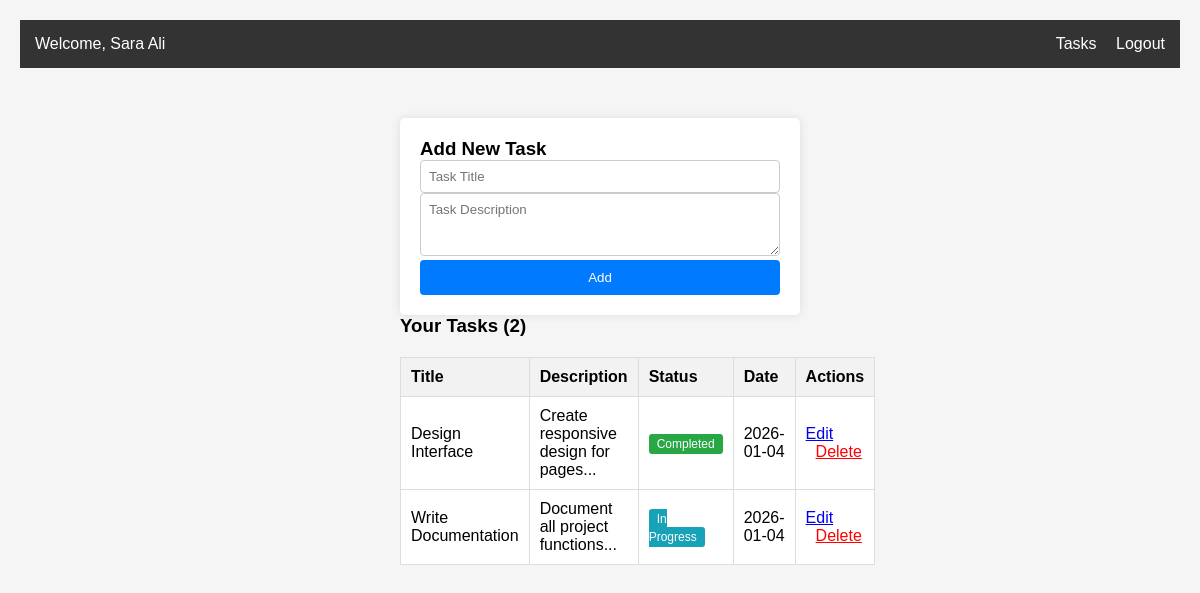
The app's page /dashboard.php (signed in) with its own data.
### tables this page shows
CREATE TABLE `tasks` (
  `id` int(11) NOT NULL,
  `user_id` int(11) NOT NULL,
  `title` varchar(200) NOT NULL,
  `description` text DEFAULT NULL,
  `status` enum('pending','in_progress','completed') DEFAULT 'pending',
  `created_at` timestamp NOT NULL DEFAULT current_timestamp()
);

### dashboard.php (the view, shortened to what this page needs)
<?php
require 'config.php';
$user_id = $_SESSION['user_id'];
$user_name = $_SESSION['user_name'];
$stmt = $conn->prepare("SELECT * FROM tasks WHERE user_id = ? ORDER BY created_at DESC");
$stmt->execute([$user_id]);
$tasks = $stmt->fetchAll();
$edit_task = null;
?>
<!DOCTYPE html>
<html>
<head>
    <link rel="stylesheet" href="style.css">
</head>
<body>
    <div class="navbar">
        <div>Welcome, <?php echo $user_name; ?></div>
        <div>
            <a href="dashboard.php">Tasks</a>
            <a href="logout.php">Logout</a>
        </div>
    </div>
    <div class="container">
        <div class="form-box">
            <h3><?php echo $edit_task ? 'Edit Task' : 'Add New Task'; ?></h3>
            <form method="POST">
                <input type="text" name="title" placeholder="Task Title"
                       value="<?php echo $edit_task ? $edit_task['title'] : ''; ?>" required>
                <textarea name="description" rows="3" placeholder="Task Description"><?php echo $edit_task ? $edit_task['description'] : ''; ?></textarea>
                <button type="submit" name="<?php echo $edit_task ? 'update' : 'add'; ?>">
                    <?php echo $edit_task ? 'Update' : 'Add'; ?>
                </button>
            </form>
        </div>
        <h3>Your Tasks (<?php echo count($tasks); ?>)</h3>
        <?php if(empty($tasks)): ?>
            <p>No tasks yet</p>
        <?php else: ?>
            <table class="table">
                <tr>
                    <th>Title</th>
                    <th>Description</th>
                    <th>Status</th>
                    <th>Date</th>
                    <th>Actions</th>
                </tr>
                <?php foreach($tasks as $task): ?>
                <tr>
                    <td><?php echo $task['title']; ?></td>
                    <td><?php echo substr($task['description'], 0, 50); ?>...</td>
                    <td>
                        <span class="status <?php echo $task['status']; ?>">
                            <?php
                            if($task['status'] == 'pending') echo 'Pending';
                            elseif($task['status'] == 'in_progress') echo 'In Progress';
                            else echo 'Completed';
                            ?>
                        </span>
                    </td>
                    <td><?php echo date('Y-m-d', strtotime($task['created_at'])); ?></td>
                    <td>
                        <a href="?edit=<?php echo $task['id']; ?>">Edit</a>
                        <a href="?delete=<?php echo $task['id']; ?>" onclick="return confirm('Delete task?')" style="color:red; margin-left:10px;">Delete</a>
                    </td>
                </tr>
                <?php endforeach; ?>
            </table>
        <?php endif; ?>
    </div>
</body>
</html>

### style.css (style rules this page uses)
* { margin: 0; padding: 0; box-sizing: border-box; font-family: Arial; }
body { background: #f5f5f5; padding: 20px; }
.container { max-width: 400px; margin: 50px auto; }
.form-box { background: white; padding: 20px; border-radius: 5px; box-shadow: 0 0 10px rgba(0, 0, 0, 0.1); }
input, select, textarea { width: 100%; padding: 8px; border: 1px solid #ccc; border-radius: 4px; }
button { width: 100%; padding: 10px; background: #007bff; color: white; border: none; border-radius: 4px; cursor: pointer; }
.navbar { background: #333; color: white; padding: 15px; display: flex; justify-content: space-between; }
.navbar a { color: white; text-decoration: none; margin-left: 15px; }
.table { width: 100%; background: white; border-collapse: collapse; margin-top: 20px; }
.table th, .table td { padding: 10px; border: 1px solid #ddd; text-align: left; }
.table th { background: #f2f2f2; }
.status { padding: 3px 8px; border-radius: 3px; font-size: 12px; }
.in_progress { background: #17a2b8; color: white; }
.completed { background: #28a745; color: white; }

### records on screen
tasks: title "Design Interface", description "Create responsive design for pages", status "Completed", created_at "2026-01-04"
tasks: title "Write Documentation", description "Document all project functions", status "In Progress", created_at "2026-01-04"

### other values on screen
$user_name "Sara Ali"
count($tasks) "2"
